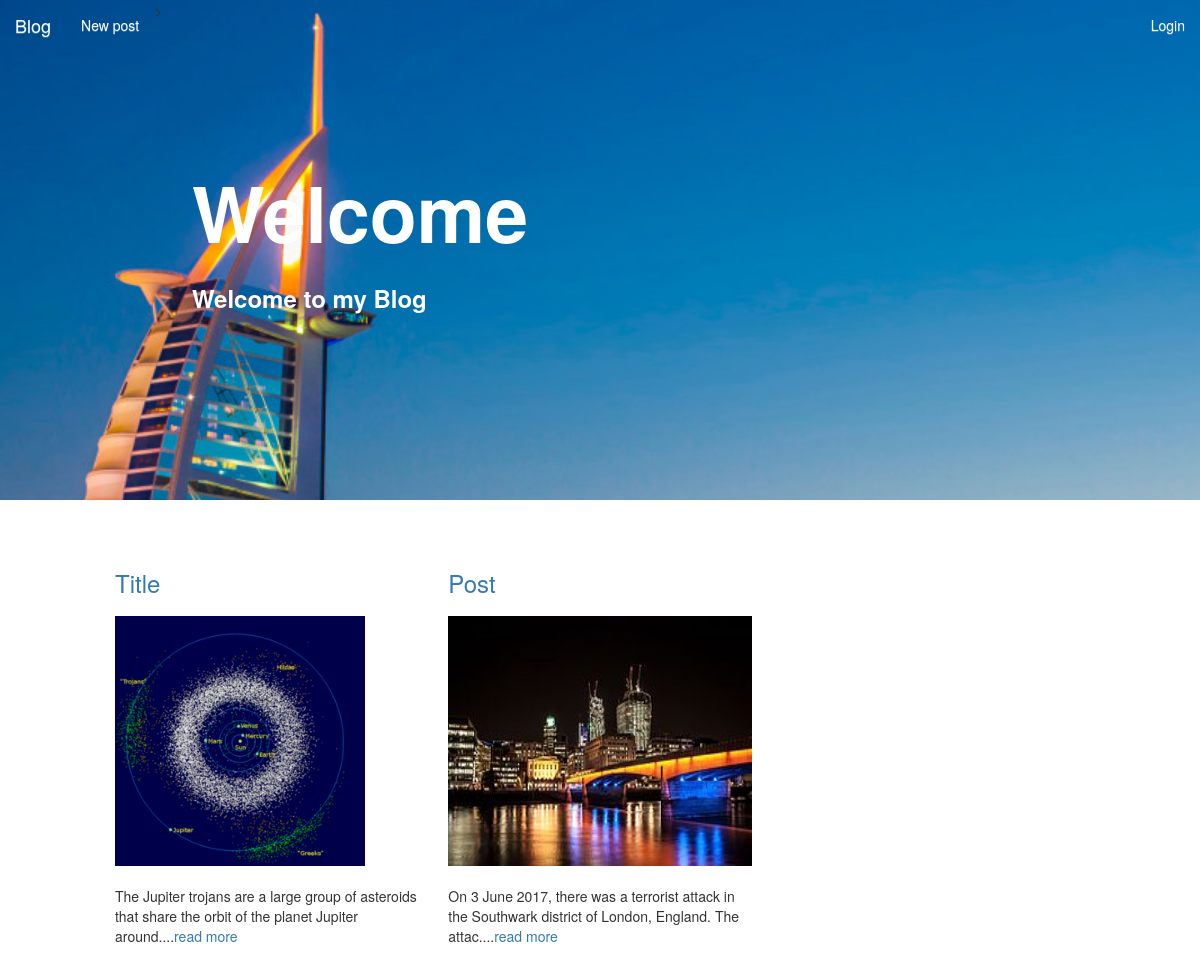
Page /post/ on the earlier database version.
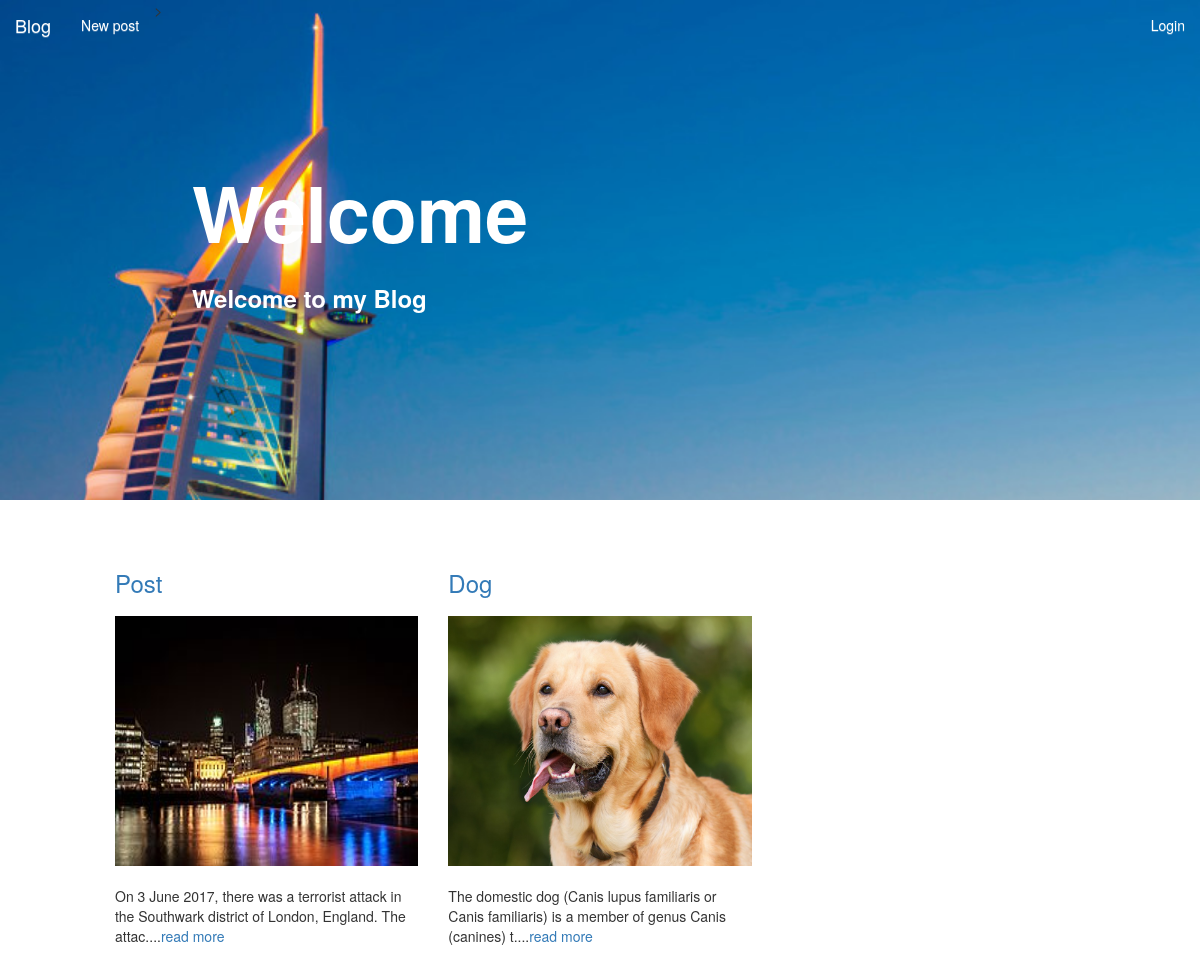
Same page on the later database version.
### blog/models.py (models this page shows, shortened)
class Post(models.Model):
    user = models.ForeignKey(User)
    title = models.CharField(max_length=150)
    content = models.TextField()
    img = models.ImageField(upload_to = 'blog_image/')
    pub_date = models.DateTimeField(auto_now=True, auto_now_add=False)
    is_published = models.BooleanField(default=False)

### blog/views.py (the view)
# urls.py: url(r'^post/$', home,name="home"),
def home(request):
    template = 'blog/home.html'
    posts = Post.objects.all()
    for i in posts:
        i.content = i.content[0:100] + "...."
    context = {'object_list': posts}
    return render(request,template,context)

### blog/templates/blog/home.html (shortened to what this page needs)
{% extends 'blog/base.html' %}
{% load static %}
{% block body %}
    {% include 'blog/nav_bar.html' %}
    <div id="cover">
        <h1 id="cover-text">Welcome</h1>
        <h3 id="cover-subtext">Welcome to my Blog</h3>
    </div>
    <div class="post-div">
    <div id="posts">
        <div class="container-fluid">
            <div class="row">
                {% for post in object_list %}
                <div class="col-md-4 col-sm-6">
                    <a href="{% url 'post' post.id %}"><h3>{{ post.title }}</h3></a>
                    <img src="/media/{{post.img}} " class="img-responsive img" alt="Responsive image">
                    <p>{{ post.content}}<a href="{% url 'post' post.id %}">read more</a></p>
                </div>
                {% endfor %}
            </div>
        </div>
    </div>
{% endblock %}

### blog/templates/blog/base.html (shortened to what this page needs)
<!DOCTYPE html>
{% load static %}
<html lang="en">
<head>
<link rel="stylesheet" href="{% static 'blog/css/bootstrap.min.css' %}">
<link rel="stylesheet" href="{% static 'blog/css/bootstrap-theme.min.css'%}">
<link rel="stylesheet" href="{% static 'blog/css/style.css'%}" >
</head>
<body>
{% block body %}
{% endblock %}
</body>
</html>

### blog/templates/blog/nav_bar.html (shortened to what this page needs)
<!DOCTYPE html>
<html lang="en">
<head>
<link rel="stylesheet" href="css/bootstrap.min.css">
<link rel="stylesheet" href="css/bootstrap-theme.min.css">
<link rel="stylesheet" href="css/style.css" >
</head>
<body>
<nav class="navbar navbar-fixed-top">
  <div class="container-fluid">
    <div class="navbar-header">
      <a class="navbar-brand" href="" style="color: white">Blog</a>
    </div>
    <div class="collapse navbar-collapse" id="bs-example-navbar-collapse-1">
      <ul class="nav navbar-nav">
        <li class="active"><a href="{% url 'add_post' %}" style="color: white">New post<span class="sr-only">(current)</span></a></li>
          </ul>
      <ul class="nav navbar-nav navbar-right">
        {% if request.user.is_authenticated %}
        <li><a href="#" style="color: white">{{ request.user.username }}</a></li>
          <li><a href="{% url 'logout' %}" style="color: white">Logout</a></li>
        {% else %}
          <li><a href="{% url 'login' %}" style="color: white">Login</a></li>
        {% endif %}
      </ul>
    </div>
  </div>
</nav>

### blog/static/blog/css/style.css (style rules this page uses)
#cover { background-image: url('../img/4.jpg'); background-size: cover; background-repeat: no-repeat; height:500px; width: 100%; top: 0; position: absolute; }
#cover-text { padding-left: 16%; color: white; font-weight: 900; padding-top: 150px; font-size: 5.5em; }
#cover-subtext { color: white; padding-left: 16%; font-weight: 900; padding-top: 10px; }
.post-div { position: absolute; top: 550px; }
#posts { margin: 0 100px; }
.img { height: 250px; margin: 20px 0px; }

Differences in the rows shown:
removed Post: title "Title", img (picture), content "The Jupiter trojans are a large group of asteroids that share the orbit of the planet Jupiter around...."
added Post: title "Dog", img (picture), content "The domestic dog (Canis lupus familiaris or Canis familiaris) is a member of genus Canis (canines) t...."
